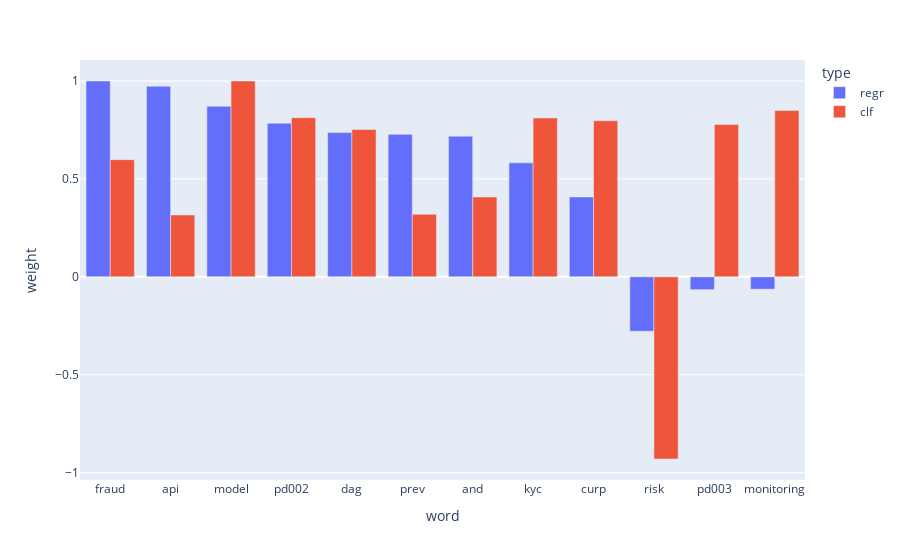

Source (notebook cell):
### Markdown cell above
# Сравнение весов для регрессии и классификации

### Code cell
import plotly.express as px

weights_regr["type"] = "regr"
weights_clf["type"] = "clf"

# normalize weights -1:1
weights_regr["weight"] = weights_regr["weight"] / weights_regr["abs_weight"].max()
weights_clf["weight"] = weights_clf["weight"] / weights_clf["abs_weight"].max()

n_top_words = 7
top_words = set(weights_regr["word"].head(n_top_words)).union(set(weights_clf["word"].head(n_top_words)))

weights = pd.concat([weights_regr, weights_clf])
weights = weights[weights["word"].isin(top_words)]

fig = px.bar(weights, x="word", y="weight", color="type", barmode="group")
fig.show()

### Figure 1 — Plotly figure (JSON) as saved in the notebook; plotly's stock layout.template omitted (floating-point values rounded to 4 significant figures)
{"data": [{"alignmentgroup": "True", "hovertemplate": "type=regr<br>word=%{x}<br>weight=%{y}<extra></extra>", "legendgroup": "regr", "marker": {"color": "#636efa", "pattern": {"shape": ""}}, "name": "regr", "offsetgroup": "regr", "orientation": "v", "showlegend": true, "textposition": "auto", "x": ["fraud", "api", "model", "pd002", "dag", "prev", "and", "kyc", "curp", "risk", "pd003", "monitoring"], "xaxis": "x", "y": [1.0, 0.9729, 0.8712, 0.7843, 0.7366, 0.7277, 0.7182, 0.582, 0.4081, -0.2778, -0.06555, -0.0631], "yaxis": "y", "type": "bar"}, {"alignmentgroup": "True", "hovertemplate": "type=clf<br>word=%{x}<br>weight=%{y}<extra></extra>", "legendgroup": "clf", "marker": {"color": "#EF553B", "pattern": {"shape": ""}}, "name": "clf", "offsetgroup": "clf", "orientation": "v", "showlegend": true, "textposition": "auto", "x": ["model", "risk", "monitoring", "pd002", "kyc", "curp", "pd003", "dag", "fraud", "and", "prev", "api"], "xaxis": "x", "y": [1.0, -0.9301, 0.849, 0.8129, 0.8114, 0.7968, 0.7783, 0.7524, 0.5983, 0.4075, 0.3192, 0.3159], "yaxis": "y", "type": "bar"}], "layout": {"xaxis": {"anchor": "y", "domain": [0.0, 1.0], "title": {"text": "word"}}, "yaxis": {"anchor": "x", "domain": [0.0, 1.0], "title": {"text": "weight"}}, "legend": {"title": {"text": "type"}, "tracegroupgap": 0}, "margin": {"t": 60}, "barmode": "group"}}
